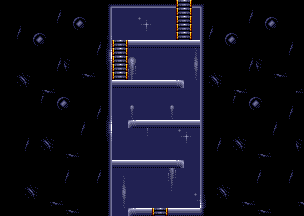

A level layout from a 2D game, rendered from its tile map. Below: a short description, then the map file with its tile-grid data intact:
An orthogonal 38x27 tile map with 8x8 px tiles, 1 tile layer (Tile Layer 1).

<map version="1.5" tiledversion="1.7.1" orientation="orthogonal" renderorder="right-down" width="38" height="27" tilewidth="8" tileheight="8" infinite="0" nextlayerid="7" nextobjectid="1">
 <tileset firstgid="1" source="tilesheets/tsGODDESS.tsx" />
 <layer id="1" name="Tile Layer 1" width="38" height="27">
  <data encoding="csv">
327,327,327,327,327,327,327,327,327,327,327,327,327,135,200,200,200,200,200,200,200,200,8,9,200,134,327,327,327,327,327,327,327,327,327,327,327,327,
327,327,327,327,327,327,327,387,327,327,327,327,327,167,257,257,257,257,257,257,257,257,8,9,257,166,327,327,327,327,327,387,327,327,327,327,327,327,
327,327,327,327,327,327,327,419,327,390,391,327,327,167,257,257,257,353,354,257,257,257,8,9,257,166,327,327,327,327,327,419,327,390,391,327,327,327,
327,327,387,327,327,327,327,327,327,422,423,327,327,167,257,257,257,385,386,257,257,257,8,9,257,166,387,327,327,327,327,327,327,422,423,327,327,327,
327,327,419,327,390,391,327,327,327,327,327,327,327,137,257,257,257,257,257,257,257,257,8,9,257,166,419,327,390,391,327,327,327,327,327,327,327,327,
327,327,327,327,422,423,327,327,327,327,327,327,387,137,8,9,184,184,184,184,184,184,184,184,184,166,327,327,422,423,327,327,327,327,327,327,387,327,
327,327,327,327,327,327,327,327,327,327,327,327,419,169,8,9,257,257,257,257,257,257,257,257,259,166,327,327,327,327,327,327,327,327,327,327,419,327,
327,327,327,327,327,327,327,387,389,327,327,327,327,139,8,9,260,257,257,257,257,257,257,257,291,166,327,327,327,327,327,387,389,327,327,327,327,327,
327,327,327,327,327,327,327,419,421,327,327,327,327,171,8,9,292,257,257,257,257,257,257,257,323,166,327,327,327,327,327,419,421,327,327,327,327,327,
327,327,388,389,327,327,327,327,327,327,417,418,327,167,8,9,324,257,257,257,257,257,257,257,355,166,388,389,327,327,327,327,327,327,417,418,327,327,
327,327,420,421,327,327,327,327,327,327,327,327,327,167,184,184,184,184,184,184,184,184,141,257,257,166,420,421,327,327,327,327,327,327,327,327,327,327,
327,327,327,327,327,417,418,327,327,327,327,327,327,167,257,257,257,257,257,257,257,257,257,257,257,166,327,327,327,417,418,327,327,327,327,327,327,418,
327,327,327,327,327,419,327,390,391,327,327,327,327,167,257,257,257,257,257,257,257,257,257,257,257,166,327,327,327,419,327,390,391,327,327,327,327,327,
327,327,327,327,327,327,327,422,423,327,327,327,387,167,257,257,258,257,257,257,257,258,257,257,257,166,327,327,327,327,327,422,423,327,327,327,387,327,
327,327,327,327,327,327,327,327,327,327,327,327,419,137,257,257,290,257,257,257,257,290,257,257,257,166,327,327,327,327,327,327,327,327,327,327,419,327,
327,327,327,327,327,327,327,327,327,327,387,327,327,169,257,257,140,184,184,184,184,184,184,184,184,166,327,327,327,327,327,327,327,327,387,327,327,327,
327,327,327,327,327,327,327,327,327,327,419,327,327,139,257,257,257,257,322,257,257,257,353,354,257,166,327,327,327,327,327,327,327,327,419,327,327,327,
327,327,327,387,327,388,389,327,327,327,327,327,327,171,257,257,257,257,257,257,257,257,385,386,257,166,327,387,327,388,389,327,327,327,327,327,327,389,
327,327,327,419,327,420,421,327,327,327,327,327,327,167,257,257,257,257,257,257,257,257,257,257,257,166,327,419,327,420,421,327,327,327,327,327,327,421,
327,327,327,327,327,327,327,327,417,418,327,327,327,167,257,257,257,257,257,257,257,257,257,257,257,166,327,327,327,327,327,327,417,418,327,327,327,327,
327,327,327,327,327,327,327,327,327,327,327,327,327,167,184,184,184,184,184,184,184,184,141,257,257,166,327,327,327,327,327,327,327,327,327,327,327,327,
327,327,327,327,327,327,327,327,387,327,327,327,387,167,257,257,257,257,257,257,257,292,257,257,257,166,327,327,327,327,327,327,387,327,327,327,387,327,
327,327,327,327,327,327,327,327,419,327,327,327,419,167,257,259,257,257,257,257,257,324,257,257,257,166,327,327,327,327,327,327,419,327,327,327,419,327,
327,327,327,388,389,327,327,327,327,327,327,327,327,167,257,291,257,257,257,257,257,356,257,257,257,166,327,388,389,327,327,327,327,327,327,327,327,327,
327,327,327,420,421,327,327,327,327,327,327,327,327,167,257,323,257,257,257,257,257,257,257,257,353,136,327,420,421,327,327,327,327,327,327,327,327,327,
327,327,327,327,327,327,417,418,327,327,327,327,327,167,257,355,257,257,257,257,257,257,257,257,385,168,327,327,327,327,417,418,327,327,327,327,327,417,
327,327,327,327,327,327,327,327,417,418,327,327,327,167,257,257,140,184,184,8,9,184,184,184,184,204,327,327,327,327,327,327,417,418,327,327,327,327
</data>
 </layer>
</map>
